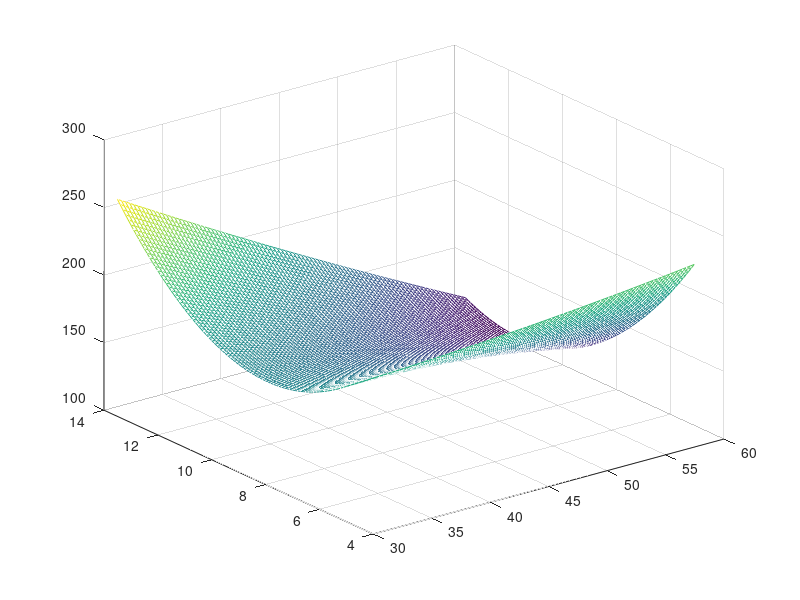
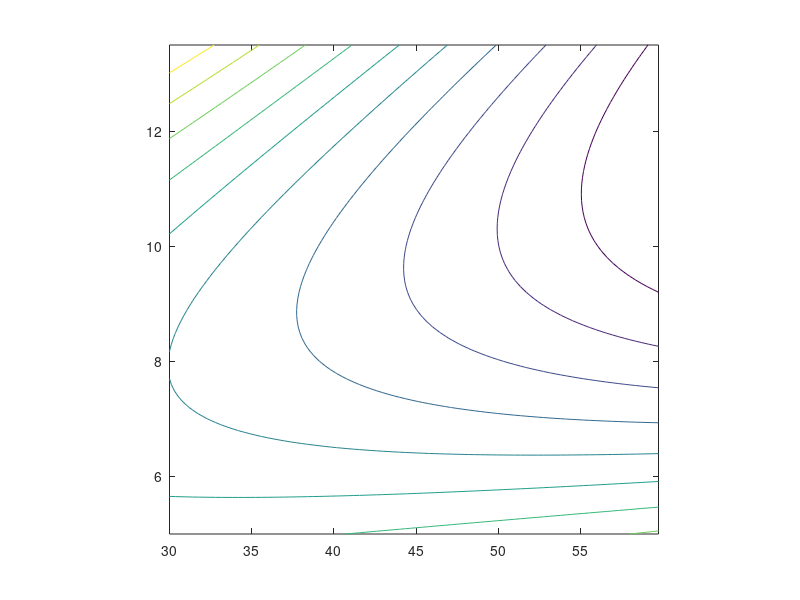

The MATLAB script that drew these images, in order:
x = 30:0.35:60; y = 5:0.1:13.5;
[x,y] = meshgrid(x,y);
z = 253.446 + 2.73965 .* x + 0.0130798 .* x .^ 2 - 23.6828 .* y + 2.7108 .* y .^2 - 0.644642 .* x .* y;
figure
mesh (x,y,z);
figure
contour(x,y,z);axis square